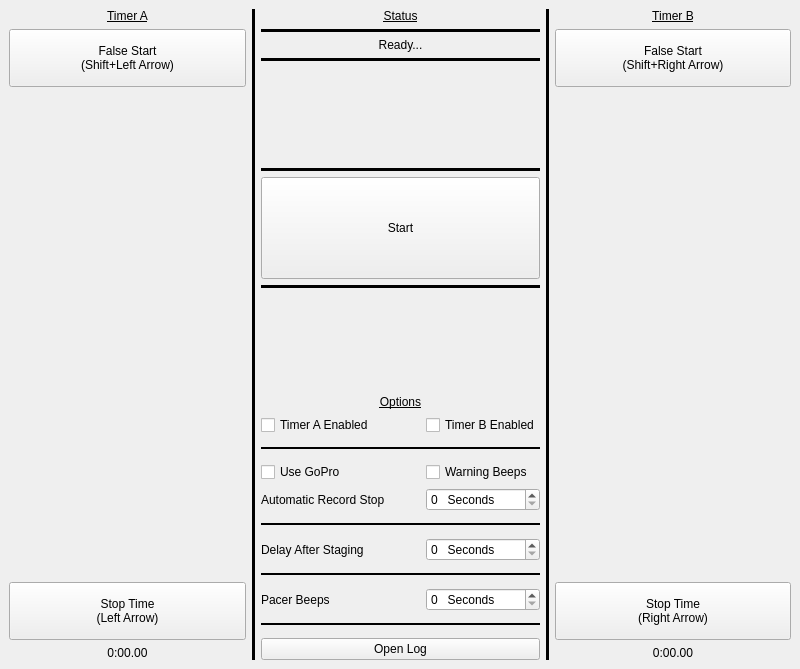
<?xml version="1.0" encoding="UTF-8"?>
<ui version="4.0">
 <class>MainWindow</class>
 <widget class="QMainWindow" name="MainWindow">
  <property name="geometry">
   <rect>
    <x>0</x>
    <y>0</y>
    <width>800</width>
    <height>669</height>
   </rect>
  </property>
  <property name="minimumSize">
   <size>
    <width>800</width>
    <height>600</height>
   </size>
  </property>
  <property name="maximumSize">
   <size>
    <width>16777215</width>
    <height>16777215</height>
   </size>
  </property>
  <property name="mouseTracking">
   <bool>false</bool>
  </property>
  <property name="tabletTracking">
   <bool>false</bool>
  </property>
  <property name="windowTitle">
   <string>Speed Controller</string>
  </property>
  <widget class="QWidget" name="centralwidget">
   <property name="enabled">
    <bool>true</bool>
   </property>
   <property name="minimumSize">
    <size>
     <width>800</width>
     <height>600</height>
    </size>
   </property>
   <property name="maximumSize">
    <size>
     <width>16777215</width>
     <height>16777215</height>
    </size>
   </property>
   <layout class="QGridLayout" name="gridLayout">
    <item row="0" column="0">
     <layout class="QHBoxLayout" name="MainLayout">
      <item>
       <layout class="QVBoxLayout" name="ALayout">
        <item>
         <widget class="QLabel" name="TimerALabel">
          <property name="styleSheet">
           <string notr="true">font: 40pt &quot;Calibri&quot;;
text-decoration: underline;</string>
          </property>
          <property name="text">
           <string>Timer A</string>
          </property>
          <property name="alignment">
           <set>Qt::AlignCenter</set>
          </property>
         </widget>
        </item>
        <item>
         <widget class="QPushButton" name="AFalseStart">
          <property name="sizePolicy">
           <sizepolicy hsizetype="MinimumExpanding" vsizetype="Preferred">
            <horstretch>0</horstretch>
            <verstretch>0</verstretch>
           </sizepolicy>
          </property>
          <property name="minimumSize">
           <size>
            <width>0</width>
            <height>58</height>
           </size>
          </property>
          <property name="styleSheet">
           <string notr="true">font: 16pt &quot;MS Shell Dlg 2&quot;;</string>
          </property>
          <property name="text">
           <string>False Start
(Shift+Left Arrow)</string>
          </property>
         </widget>
        </item>
        <item>
         <widget class="QWidget" name="AColourDisplay" native="true">
          <property name="sizePolicy">
           <sizepolicy hsizetype="MinimumExpanding" vsizetype="MinimumExpanding">
            <horstretch>0</horstretch>
            <verstretch>0</verstretch>
           </sizepolicy>
          </property>
         </widget>
        </item>
        <item>
         <widget class="QPushButton" name="AStopTime">
          <property name="sizePolicy">
           <sizepolicy hsizetype="MinimumExpanding" vsizetype="Fixed">
            <horstretch>0</horstretch>
            <verstretch>0</verstretch>
           </sizepolicy>
          </property>
          <property name="minimumSize">
           <size>
            <width>0</width>
            <height>58</height>
           </size>
          </property>
          <property name="styleSheet">
           <string notr="true">font: 16pt &quot;MS Shell Dlg 2&quot;;
alternate-background-color: rgb(85, 255, 255);</string>
          </property>
          <property name="text">
           <string>Stop Time
(Left Arrow)</string>
          </property>
          <property name="flat">
           <bool>false</bool>
          </property>
         </widget>
        </item>
        <item>
         <widget class="QLabel" name="TimerATime">
          <property name="styleSheet">
           <string notr="true">font: 40pt &quot;Calibri&quot;;</string>
          </property>
          <property name="text">
           <string>0:00.00</string>
          </property>
          <property name="alignment">
           <set>Qt::AlignCenter</set>
          </property>
         </widget>
        </item>
       </layout>
      </item>
      <item>
       <widget class="Line" name="ACenterLine">
        <property name="frameShadow">
         <enum>QFrame::Plain</enum>
        </property>
        <property name="lineWidth">
         <number>3</number>
        </property>
        <property name="orientation">
         <enum>Qt::Vertical</enum>
        </property>
       </widget>
      </item>
      <item>
       <layout class="QVBoxLayout" name="CenterLayout">
        <item>
         <widget class="QLabel" name="StatusLabel">
          <property name="styleSheet">
           <string notr="true">font: 40pt &quot;Calibri&quot;;
text-decoration: underline;</string>
          </property>
          <property name="text">
           <string>Status</string>
          </property>
          <property name="alignment">
           <set>Qt::AlignCenter</set>
          </property>
         </widget>
        </item>
        <item>
         <widget class="Line" name="StatusControlLineSep_3">
          <property name="sizePolicy">
           <sizepolicy hsizetype="Minimum" vsizetype="Minimum">
            <horstretch>0</horstretch>
            <verstretch>0</verstretch>
           </sizepolicy>
          </property>
          <property name="minimumSize">
           <size>
            <width>0</width>
            <height>0</height>
           </size>
          </property>
          <property name="styleSheet">
           <string notr="true">font: 14pt &quot;MS Shell Dlg 2&quot;;</string>
          </property>
          <property name="frameShadow">
           <enum>QFrame::Plain</enum>
          </property>
          <property name="lineWidth">
           <number>7</number>
          </property>
          <property name="orientation">
           <enum>Qt::Horizontal</enum>
          </property>
         </widget>
        </item>
        <item>
         <widget class="QLabel" name="textStatus">
          <property name="styleSheet">
           <string notr="true">font: 22pt &quot;MS Shell Dlg 2&quot;;</string>
          </property>
          <property name="text">
           <string>Ready...</string>
          </property>
          <property name="alignment">
           <set>Qt::AlignCenter</set>
          </property>
         </widget>
        </item>
        <item>
         <widget class="Line" name="StatusControlLineSep_2">
          <property name="sizePolicy">
           <sizepolicy hsizetype="Minimum" vsizetype="Minimum">
            <horstretch>0</horstretch>
            <verstretch>0</verstretch>
           </sizepolicy>
          </property>
          <property name="minimumSize">
           <size>
            <width>0</width>
            <height>0</height>
           </size>
          </property>
          <property name="styleSheet">
           <string notr="true">font: 14pt &quot;MS Shell Dlg 2&quot;;</string>
          </property>
          <property name="frameShadow">
           <enum>QFrame::Plain</enum>
          </property>
          <property name="lineWidth">
           <number>7</number>
          </property>
          <property name="orientation">
           <enum>Qt::Horizontal</enum>
          </property>
         </widget>
        </item>
        <item>
         <spacer name="CenterSpacer1">
          <property name="orientation">
           <enum>Qt::Vertical</enum>
          </property>
          <property name="sizeHint" stdset="0">
           <size>
            <width>20</width>
            <height>40</height>
           </size>
          </property>
         </spacer>
        </item>
        <item>
         <widget class="Line" name="StatusControlLineSep">
          <property name="sizePolicy">
           <sizepolicy hsizetype="Minimum" vsizetype="Minimum">
            <horstretch>0</horstretch>
            <verstretch>0</verstretch>
           </sizepolicy>
          </property>
          <property name="minimumSize">
           <size>
            <width>0</width>
            <height>0</height>
           </size>
          </property>
          <property name="styleSheet">
           <string notr="true">font: 14pt &quot;MS Shell Dlg 2&quot;;</string>
          </property>
          <property name="frameShadow">
           <enum>QFrame::Plain</enum>
          </property>
          <property name="lineWidth">
           <number>7</number>
          </property>
          <property name="orientation">
           <enum>Qt::Horizontal</enum>
          </property>
         </widget>
        </item>
        <item>
         <widget class="QPushButton" name="pushController">
          <property name="sizePolicy">
           <sizepolicy hsizetype="Minimum" vsizetype="MinimumExpanding">
            <horstretch>0</horstretch>
            <verstretch>0</verstretch>
           </sizepolicy>
          </property>
          <property name="minimumSize">
           <size>
            <width>0</width>
            <height>80</height>
           </size>
          </property>
          <property name="styleSheet">
           <string notr="true">font: 25pt &quot;MS Shell Dlg 2&quot;;</string>
          </property>
          <property name="text">
           <string>Start</string>
          </property>
          <property name="iconSize">
           <size>
            <width>16</width>
            <height>16</height>
           </size>
          </property>
          <property name="checkable">
           <bool>false</bool>
          </property>
          <property name="checked">
           <bool>false</bool>
          </property>
          <property name="autoDefault">
           <bool>false</bool>
          </property>
          <property name="default">
           <bool>false</bool>
          </property>
          <property name="flat">
           <bool>false</bool>
          </property>
         </widget>
        </item>
        <item>
         <widget class="Line" name="ControllOptionLineSep">
          <property name="sizePolicy">
           <sizepolicy hsizetype="Minimum" vsizetype="Minimum">
            <horstretch>0</horstretch>
            <verstretch>0</verstretch>
           </sizepolicy>
          </property>
          <property name="minimumSize">
           <size>
            <width>0</width>
            <height>0</height>
           </size>
          </property>
          <property name="focusPolicy">
           <enum>Qt::NoFocus</enum>
          </property>
          <property name="styleSheet">
           <string notr="true">font: 14pt &quot;MS Shell Dlg 2&quot;;</string>
          </property>
          <property name="frameShadow">
           <enum>QFrame::Plain</enum>
          </property>
          <property name="lineWidth">
           <number>7</number>
          </property>
          <property name="midLineWidth">
           <number>0</number>
          </property>
          <property name="orientation">
           <enum>Qt::Horizontal</enum>
          </property>
         </widget>
        </item>
        <item>
         <spacer name="CenterSpacer2">
          <property name="orientation">
           <enum>Qt::Vertical</enum>
          </property>
          <property name="sizeHint" stdset="0">
           <size>
            <width>20</width>
            <height>40</height>
           </size>
          </property>
         </spacer>
        </item>
        <item>
         <widget class="QLabel" name="OptionsLabel">
          <property name="styleSheet">
           <string notr="true">font: 40pt &quot;Calibri&quot;;
text-decoration: underline;</string>
          </property>
          <property name="text">
           <string>Options</string>
          </property>
          <property name="alignment">
           <set>Qt::AlignCenter</set>
          </property>
         </widget>
        </item>
        <item>
         <layout class="QGridLayout" name="OptionsGrid" columnstretch="0,0,0,0">
          <property name="sizeConstraint">
           <enum>QLayout::SetMinimumSize</enum>
          </property>
          <item row="4" column="3">
           <widget class="QSpinBox" name="RecordSpin">
            <property name="sizePolicy">
             <sizepolicy hsizetype="Minimum" vsizetype="Minimum">
              <horstretch>0</horstretch>
              <verstretch>0</verstretch>
             </sizepolicy>
            </property>
            <property name="toolTip">
             <string>&lt;html&gt;&lt;head/&gt;&lt;body&gt;&lt;p&gt;Camera will automatically stop recording this many seconds after climbing has started&lt;/p&gt;&lt;p&gt;(Note: This setting is based on when the climb begins. The camera starts recording ~4 seconds before climbing, this is not included)&lt;/p&gt;&lt;p&gt;Setting this value to `0` will disable the system from automatically stopping the camera&lt;/p&gt;&lt;/body&gt;&lt;/html&gt;</string>
            </property>
            <property name="keyboardTracking">
             <bool>true</bool>
            </property>
            <property name="suffix">
             <string>   Seconds</string>
            </property>
            <property name="displayIntegerBase">
             <number>10</number>
            </property>
           </widget>
          </item>
          <item row="3" column="1">
           <widget class="QCheckBox" name="checkGoProCommands">
            <property name="sizePolicy">
             <sizepolicy hsizetype="Minimum" vsizetype="Minimum">
              <horstretch>0</horstretch>
              <verstretch>0</verstretch>
             </sizepolicy>
            </property>
            <property name="text">
             <string>Use GoPro</string>
            </property>
           </widget>
          </item>
          <item row="1" column="1">
           <widget class="QCheckBox" name="checkATimerEnable">
            <property name="sizePolicy">
             <sizepolicy hsizetype="Minimum" vsizetype="Minimum">
              <horstretch>0</horstretch>
              <verstretch>0</verstretch>
             </sizepolicy>
            </property>
            <property name="text">
             <string>Timer A Enabled</string>
            </property>
           </widget>
          </item>
          <item row="8" column="3">
           <widget class="QSpinBox" name="StageDelaySpin">
            <property name="sizePolicy">
             <sizepolicy hsizetype="Minimum" vsizetype="Minimum">
              <horstretch>0</horstretch>
              <verstretch>0</verstretch>
             </sizepolicy>
            </property>
            <property name="toolTip">
             <string>&lt;html&gt;&lt;head/&gt;&lt;body&gt;&lt;p&gt;System will wait said time after start is pressed before playing the start tones&lt;/p&gt;&lt;/body&gt;&lt;/html&gt;</string>
            </property>
            <property name="suffix">
             <string>   Seconds</string>
            </property>
            <property name="prefix">
             <string/>
            </property>
           </widget>
          </item>
          <item row="7" column="1" colspan="3">
           <widget class="Line" name="OptionsLine1">
            <property name="minimumSize">
             <size>
              <width>15</width>
              <height>15</height>
             </size>
            </property>
            <property name="frameShadow">
             <enum>QFrame::Plain</enum>
            </property>
            <property name="lineWidth">
             <number>2</number>
            </property>
            <property name="midLineWidth">
             <number>0</number>
            </property>
            <property name="orientation">
             <enum>Qt::Horizontal</enum>
            </property>
           </widget>
          </item>
          <item row="1" column="3">
           <widget class="QCheckBox" name="checkBTimerEnable">
            <property name="sizePolicy">
             <sizepolicy hsizetype="Minimum" vsizetype="Minimum">
              <horstretch>0</horstretch>
              <verstretch>0</verstretch>
             </sizepolicy>
            </property>
            <property name="layoutDirection">
             <enum>Qt::LeftToRight</enum>
            </property>
            <property name="text">
             <string>Timer B Enabled</string>
            </property>
            <property name="iconSize">
             <size>
              <width>16</width>
              <height>16</height>
             </size>
            </property>
           </widget>
          </item>
          <item row="2" column="1" colspan="3">
           <widget class="Line" name="OptionsLine0">
            <property name="minimumSize">
             <size>
              <width>15</width>
              <height>15</height>
             </size>
            </property>
            <property name="frameShadow">
             <enum>QFrame::Plain</enum>
            </property>
            <property name="lineWidth">
             <number>2</number>
            </property>
            <property name="midLineWidth">
             <number>0</number>
            </property>
            <property name="orientation">
             <enum>Qt::Horizontal</enum>
            </property>
           </widget>
          </item>
          <item row="3" column="3">
           <widget class="QCheckBox" name="GoProWarningBeeps">
            <property name="sizePolicy">
             <sizepolicy hsizetype="Minimum" vsizetype="Minimum">
              <horstretch>0</horstretch>
              <verstretch>0</verstretch>
             </sizepolicy>
            </property>
            <property name="layoutDirection">
             <enum>Qt::LeftToRight</enum>
            </property>
            <property name="text">
             <string>Warning Beeps</string>
            </property>
           </widget>
          </item>
          <item row="10" column="3">
           <widget class="QSpinBox" name="PacerBeepsSpin">
            <property name="sizePolicy">
             <sizepolicy hsizetype="Minimum" vsizetype="Minimum">
              <horstretch>0</horstretch>
              <verstretch>0</verstretch>
             </sizepolicy>
            </property>
            <property name="toolTip">
             <string>&lt;html&gt;&lt;head/&gt;&lt;body&gt;&lt;p&gt;&amp;lt;SOMEONE NEEDS TO HELP ME DESCRIBE THIS&amp;gt;&lt;/p&gt;&lt;/body&gt;&lt;/html&gt;</string>
            </property>
            <property name="keyboardTracking">
             <bool>true</bool>
            </property>
            <property name="suffix">
             <string>   Seconds</string>
            </property>
           </widget>
          </item>
          <item row="1" column="2">
           <spacer name="OptionSpacer">
            <property name="orientation">
             <enum>Qt::Horizontal</enum>
            </property>
            <property name="sizeHint" stdset="0">
             <size>
              <width>40</width>
              <height>20</height>
             </size>
            </property>
           </spacer>
          </item>
          <item row="9" column="1" colspan="3">
           <widget class="Line" name="OptionsLine2">
            <property name="minimumSize">
             <size>
              <width>15</width>
              <height>15</height>
             </size>
            </property>
            <property name="frameShadow">
             <enum>QFrame::Plain</enum>
            </property>
            <property name="lineWidth">
             <number>2</number>
            </property>
            <property name="midLineWidth">
             <number>0</number>
            </property>
            <property name="orientation">
             <enum>Qt::Horizontal</enum>
            </property>
           </widget>
          </item>
          <item row="4" column="1" colspan="2">
           <widget class="QLabel" name="RecordStopLabel">
            <property name="sizePolicy">
             <sizepolicy hsizetype="Preferred" vsizetype="Minimum">
              <horstretch>0</horstretch>
              <verstretch>0</verstretch>
             </sizepolicy>
            </property>
            <property name="text">
             <string>Automatic Record Stop</string>
            </property>
           </widget>
          </item>
          <item row="11" column="1" colspan="3">
           <widget class="Line" name="OptionsLine3">
            <property name="minimumSize">
             <size>
              <width>15</width>
              <height>15</height>
             </size>
            </property>
            <property name="frameShadow">
             <enum>QFrame::Plain</enum>
            </property>
            <property name="lineWidth">
             <number>2</number>
            </property>
            <property name="midLineWidth">
             <number>0</number>
            </property>
            <property name="orientation">
             <enum>Qt::Horizontal</enum>
            </property>
           </widget>
          </item>
          <item row="8" column="1" colspan="2">
           <widget class="QLabel" name="delayAfterStagingLabel">
            <property name="sizePolicy">
             <sizepolicy hsizetype="Preferred" vsizetype="Minimum">
              <horstretch>0</horstretch>
              <verstretch>0</verstretch>
             </sizepolicy>
            </property>
            <property name="text">
             <string>Delay After Staging</string>
            </property>
           </widget>
          </item>
          <item row="10" column="1" colspan="2">
           <widget class="QLabel" name="PacerLabel">
            <property name="sizePolicy">
             <sizepolicy hsizetype="Preferred" vsizetype="Minimum">
              <horstretch>0</horstretch>
              <verstretch>0</verstretch>
             </sizepolicy>
            </property>
            <property name="text">
             <string>Pacer Beeps</string>
            </property>
           </widget>
          </item>
          <item row="12" column="1" colspan="3">
           <widget class="QPushButton" name="OpenLogPush">
            <property name="sizePolicy">
             <sizepolicy hsizetype="Preferred" vsizetype="Minimum">
              <horstretch>0</horstretch>
              <verstretch>0</verstretch>
             </sizepolicy>
            </property>
            <property name="text">
             <string>Open Log</string>
            </property>
           </widget>
          </item>
         </layout>
        </item>
       </layout>
      </item>
      <item>
       <widget class="Line" name="CenterBLine">
        <property name="frameShadow">
         <enum>QFrame::Plain</enum>
        </property>
        <property name="lineWidth">
         <number>3</number>
        </property>
        <property name="orientation">
         <enum>Qt::Vertical</enum>
        </property>
       </widget>
      </item>
      <item>
       <layout class="QVBoxLayout" name="BLayout">
        <item>
         <widget class="QLabel" name="TimerBLabel">
          <property name="styleSheet">
           <string notr="true">font: 40pt &quot;Calibri&quot;;
text-decoration: underline;</string>
          </property>
          <property name="text">
           <string>Timer B</string>
          </property>
          <property name="alignment">
           <set>Qt::AlignCenter</set>
          </property>
         </widget>
        </item>
        <item>
         <widget class="QPushButton" name="BFalseStart">
          <property name="sizePolicy">
           <sizepolicy hsizetype="MinimumExpanding" vsizetype="Fixed">
            <horstretch>0</horstretch>
            <verstretch>0</verstretch>
           </sizepolicy>
          </property>
          <property name="minimumSize">
           <size>
            <width>0</width>
            <height>58</height>
           </size>
          </property>
          <property name="styleSheet">
           <string notr="true">font: 16pt &quot;MS Shell Dlg 2&quot;;</string>
          </property>
          <property name="text">
           <string>False Start
(Shift+Right Arrow)</string>
          </property>
         </widget>
        </item>
        <item>
         <widget class="QWidget" name="BColourDisplay" native="true">
          <property name="sizePolicy">
           <sizepolicy hsizetype="MinimumExpanding" vsizetype="MinimumExpanding">
            <horstretch>0</horstretch>
            <verstretch>0</verstretch>
           </sizepolicy>
          </property>
         </widget>
        </item>
        <item>
         <widget class="QPushButton" name="BStopTime">
          <property name="enabled">
           <bool>true</bool>
          </property>
          <property name="sizePolicy">
           <sizepolicy hsizetype="MinimumExpanding" vsizetype="Fixed">
            <horstretch>0</horstretch>
            <verstretch>0</verstretch>
           </sizepolicy>
          </property>
          <property name="minimumSize">
           <size>
            <width>0</width>
            <height>58</height>
           </size>
          </property>
          <property name="autoFillBackground">
           <bool>false</bool>
          </property>
          <property name="styleSheet">
           <string notr="true">font: 16pt &quot;MS Shell Dlg 2&quot;;</string>
          </property>
          <property name="text">
           <string>Stop Time
(Right Arrow)</string>
          </property>
          <property name="autoDefault">
           <bool>false</bool>
          </property>
          <property name="default">
           <bool>false</bool>
          </property>
          <property name="flat">
           <bool>false</bool>
          </property>
         </widget>
        </item>
        <item>
         <widget class="QLabel" name="TimerBTime">
          <property name="styleSheet">
           <string notr="true">font: 40pt &quot;Calibri&quot;;
</string>
          </property>
          <property name="text">
           <string>0:00.00</string>
          </property>
          <property name="alignment">
           <set>Qt::AlignCenter</set>
          </property>
         </widget>
        </item>
       </layout>
      </item>
     </layout>
    </item>
   </layout>
  </widget>
 </widget>
 <resources/>
 <connections/>
</ui>
